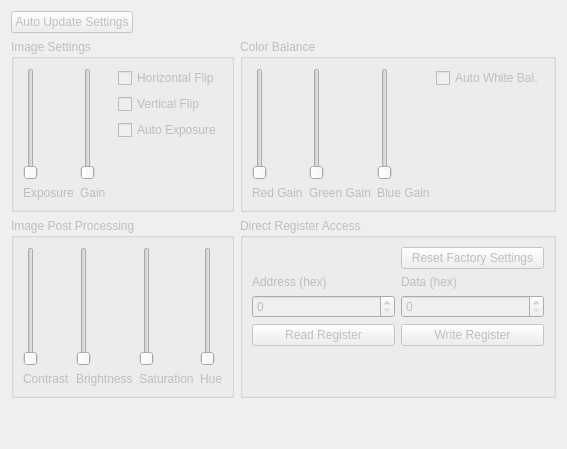
       <widget class="QWidget" name="tab_2">
        <attribute name="title">
         <string>Camera Settings</string>
        </attribute>
        <layout class="QGridLayout" name="gridLayout_5">
         <item row="1" column="1">
          <widget class="QGroupBox" name="groupBoxImageSettings">
           <property name="enabled">
            <bool>false</bool>
           </property>
           <property name="title">
            <string>Image Settings</string>
           </property>
           <layout class="QGridLayout" name="gridLayout_2">
            <item row="1" column="0">
             <widget class="QLabel" name="label_3">
              <property name="sizePolicy">
               <sizepolicy hsizetype="MinimumExpanding" vsizetype="Preferred">
                <horstretch>0</horstretch>
                <verstretch>0</verstretch>
               </sizepolicy>
              </property>
              <property name="autoFillBackground">
               <bool>false</bool>
              </property>
              <property name="text">
               <string>Exposure</string>
              </property>
              <property name="scaledContents">
               <bool>false</bool>
              </property>
              <property name="alignment">
               <set>Qt::AlignLeading|Qt::AlignLeft|Qt::AlignVCenter</set>
              </property>
              <property name="wordWrap">
               <bool>false</bool>
              </property>
             </widget>
            </item>
            <item row="0" column="6">
             <layout class="QVBoxLayout" name="verticalLayout_3">
              <item>
               <widget class="QCheckBox" name="flipHoriz">
                <property name="sizePolicy">
                 <sizepolicy hsizetype="Maximum" vsizetype="Fixed">
                  <horstretch>0</horstretch>
                  <verstretch>0</verstretch>
                 </sizepolicy>
                </property>
                <property name="text">
                 <string>Horizontal Flip</string>
                </property>
               </widget>
              </item>
              <item>
               <widget class="QCheckBox" name="flipVert">
                <property name="sizePolicy">
                 <sizepolicy hsizetype="Maximum" vsizetype="Fixed">
                  <horstretch>0</horstretch>
                  <verstretch>0</verstretch>
                 </sizepolicy>
                </property>
                <property name="text">
                 <string>Vertical Flip</string>
                </property>
               </widget>
              </item>
              <item>
               <widget class="QCheckBox" name="autoExposure">
                <property name="sizePolicy">
                 <sizepolicy hsizetype="Maximum" vsizetype="Fixed">
                  <horstretch>0</horstretch>
                  <verstretch>0</verstretch>
                 </sizepolicy>
                </property>
                <property name="text">
                 <string>Auto Exposure</string>
                </property>
               </widget>
              </item>
              <item>
               <spacer name="verticalSpacer">
                <property name="orientation">
                 <enum>Qt::Vertical</enum>
                </property>
                <property name="sizeHint" stdset="0">
                 <size>
                  <width>20</width>
                  <height>40</height>
                 </size>
                </property>
               </spacer>
              </item>
             </layout>
            </item>
            <item row="0" column="3">
             <widget class="QSlider" name="gain">
              <property name="maximum">
               <number>255</number>
              </property>
              <property name="orientation">
               <enum>Qt::Vertical</enum>
              </property>
             </widget>
            </item>
            <item row="1" column="3">
             <widget class="QLabel" name="label_13">
              <property name="sizePolicy">
               <sizepolicy hsizetype="MinimumExpanding" vsizetype="Preferred">
                <horstretch>0</horstretch>
                <verstretch>0</verstretch>
               </sizepolicy>
              </property>
              <property name="text">
               <string>Gain</string>
              </property>
             </widget>
            </item>
            <item row="0" column="0">
             <widget class="QSlider" name="exposure">
              <property name="maximum">
               <number>500000</number>
              </property>
              <property name="pageStep">
               <number>100</number>
              </property>
              <property name="orientation">
               <enum>Qt::Vertical</enum>
              </property>
             </widget>
            </item>
           </layout>
          </widget>
         </item>
         <item row="1" column="2">
          <widget class="QGroupBox" name="groupBoxColorBalance">
           <property name="enabled">
            <bool>false</bool>
           </property>
           <property name="title">
            <string>Color Balance</string>
           </property>
           <layout class="QGridLayout" name="gridLayout_4">
            <item row="0" column="1">
             <widget class="QSlider" name="greenGain">
              <property name="maximum">
               <number>63</number>
              </property>
              <property name="orientation">
               <enum>Qt::Vertical</enum>
              </property>
             </widget>
            </item>
            <item row="0" column="3">
             <widget class="QSlider" name="blueGain">
              <property name="maximum">
               <number>63</number>
              </property>
              <property name="orientation">
               <enum>Qt::Vertical</enum>
              </property>
             </widget>
            </item>
            <item row="1" column="1">
             <widget class="QLabel" name="label_6">
              <property name="sizePolicy">
               <sizepolicy hsizetype="MinimumExpanding" vsizetype="Preferred">
                <horstretch>0</horstretch>
                <verstretch>0</verstretch>
               </sizepolicy>
              </property>
              <property name="text">
               <string>Green Gain</string>
              </property>
             </widget>
            </item>
            <item row="1" column="3">
             <widget class="QLabel" name="label_7">
              <property name="sizePolicy">
               <sizepolicy hsizetype="MinimumExpanding" vsizetype="Preferred">
                <horstretch>0</horstretch>
                <verstretch>0</verstretch>
               </sizepolicy>
              </property>
              <property name="text">
               <string>Blue Gain</string>
              </property>
             </widget>
            </item>
            <item row="0" column="0">
             <widget class="QSlider" name="redGain">
              <property name="maximum">
               <number>63</number>
              </property>
              <property name="orientation">
               <enum>Qt::Vertical</enum>
              </property>
             </widget>
            </item>
            <item row="1" column="0">
             <widget class="QLabel" name="label_5">
              <property name="sizePolicy">
               <sizepolicy hsizetype="MinimumExpanding" vsizetype="Preferred">
                <horstretch>0</horstretch>
                <verstretch>0</verstretch>
               </sizepolicy>
              </property>
              <property name="text">
               <string>Red Gain</string>
              </property>
             </widget>
            </item>
            <item row="0" column="5">
             <layout class="QVBoxLayout" name="verticalLayout_10">
              <item>
               <widget class="QCheckBox" name="autoWhiteBal">
                <property name="sizePolicy">
                 <sizepolicy hsizetype="Maximum" vsizetype="Fixed">
                  <horstretch>0</horstretch>
                  <verstretch>0</verstretch>
                 </sizepolicy>
                </property>
                <property name="text">
                 <string>Auto White Bal.</string>
                </property>
               </widget>
              </item>
              <item>
               <spacer name="verticalSpacer_4">
                <property name="orientation">
                 <enum>Qt::Vertical</enum>
                </property>
                <property name="sizeHint" stdset="0">
                 <size>
                  <width>20</width>
                  <height>40</height>
                 </size>
                </property>
               </spacer>
              </item>
             </layout>
            </item>
           </layout>
          </widget>
         </item>
         <item row="2" column="1">
          <widget class="QGroupBox" name="groupBoxPostProcessing">
           <property name="enabled">
            <bool>false</bool>
           </property>
           <property name="title">
            <string>Image Post Processing</string>
           </property>
           <layout class="QGridLayout" name="gridLayout_6">
            <item row="1" column="5">
             <widget class="QSlider" name="saturation">
              <property name="maximum">
               <number>255</number>
              </property>
              <property name="orientation">
               <enum>Qt::Vertical</enum>
              </property>
             </widget>
            </item>
            <item row="3" column="5">
             <widget class="QLabel" name="label_12">
              <property name="sizePolicy">
               <sizepolicy hsizetype="MinimumExpanding" vsizetype="Preferred">
                <horstretch>0</horstretch>
                <verstretch>0</verstretch>
               </sizepolicy>
              </property>
              <property name="text">
               <string>Saturation</string>
              </property>
             </widget>
            </item>
            <item row="1" column="1">
             <widget class="QSlider" name="contrast">
              <property name="maximum">
               <number>255</number>
              </property>
              <property name="orientation">
               <enum>Qt::Vertical</enum>
              </property>
             </widget>
            </item>
            <item row="3" column="1">
             <widget class="QLabel" name="label_8">
              <property name="sizePolicy">
               <sizepolicy hsizetype="MinimumExpanding" vsizetype="Preferred">
                <horstretch>0</horstretch>
                <verstretch>0</verstretch>
               </sizepolicy>
              </property>
              <property name="text">
               <string>Contrast</string>
              </property>
             </widget>
            </item>
            <item row="1" column="2">
             <widget class="QSlider" name="brightness">
              <property name="maximum">
               <number>255</number>
              </property>
              <property name="orientation">
               <enum>Qt::Vertical</enum>
              </property>
             </widget>
            </item>
            <item row="3" column="2">
             <widget class="QLabel" name="label_4">
              <property name="sizePolicy">
               <sizepolicy hsizetype="MinimumExpanding" vsizetype="Preferred">
                <horstretch>0</horstretch>
                <verstretch>0</verstretch>
               </sizepolicy>
              </property>
              <property name="text">
               <string>Brightness</string>
              </property>
             </widget>
            </item>
            <item row="1" column="6">
             <widget class="QSlider" name="hue">
              <property name="enabled">
               <bool>false</bool>
              </property>
              <property name="orientation">
               <enum>Qt::Vertical</enum>
              </property>
             </widget>
            </item>
            <item row="3" column="6">
             <widget class="QLabel" name="label_9">
              <property name="sizePolicy">
               <sizepolicy hsizetype="MinimumExpanding" vsizetype="Preferred">
                <horstretch>0</horstretch>
                <verstretch>0</verstretch>
               </sizepolicy>
              </property>
              <property name="text">
               <string>Hue</string>
              </property>
             </widget>
            </item>
           </layout>
          </widget>
         </item>
         <item row="0" column="1" colspan="2">
          <layout class="QHBoxLayout" name="horizontalLayout_3">
           <item>
            <widget class="QPushButton" name="autoUpdateSettings">
             <property name="enabled">
              <bool>false</bool>
             </property>
             <property name="text">
              <string>Auto Update Settings</string>
             </property>
             <property name="checkable">
              <bool>true</bool>
             </property>
            </widget>
           </item>
           <item>
            <spacer name="horizontalSpacer_3">
             <property name="orientation">
              <enum>Qt::Horizontal</enum>
             </property>
             <property name="sizeHint" stdset="0">
              <size>
               <width>40</width>
               <height>20</height>
              </size>
             </property>
            </spacer>
           </item>
          </layout>
         </item>
         <item row="2" column="2">
          <widget class="QGroupBox" name="groupBoxDirectRegAccess">
           <property name="enabled">
            <bool>false</bool>
           </property>
           <property name="title">
            <string>Direct Register Access</string>
           </property>
           <layout class="QGridLayout" name="gridLayout_7">
            <item row="2" column="0">
             <widget class="QLabel" name="label_10">
              <property name="text">
               <string>Address (hex)</string>
              </property>
             </widget>
            </item>
            <item row="2" column="1">
             <widget class="QLabel" name="label_11">
              <property name="text">
               <string>Data (hex)</string>
              </property>
             </widget>
            </item>
            <item row="5" column="0" colspan="2">
             <spacer name="verticalSpacer_2">
              <property name="orientation">
               <enum>Qt::Vertical</enum>
              </property>
              <property name="sizeHint" stdset="0">
               <size>
                <width>20</width>
                <height>40</height>
               </size>
              </property>
             </spacer>
            </item>
            <item row="4" column="0">
             <widget class="QPushButton" name="readCamReg">
              <property name="text">
               <string>Read Register</string>
              </property>
             </widget>
            </item>
            <item row="4" column="1">
             <widget class="QPushButton" name="writeCamReg">
              <property name="text">
               <string>Write Register</string>
              </property>
             </widget>
            </item>
            <item row="1" column="1">
             <widget class="QPushButton" name="resetDefault">
              <property name="text">
               <string>Reset Factory Settings</string>
              </property>
             </widget>
            </item>
            <item row="3" column="0">
             <widget class="QSpinBox" name="regAddr">
              <property name="maximum">
               <number>255</number>
              </property>
              <property name="displayIntegerBase">
               <number>16</number>
              </property>
             </widget>
            </item>
            <item row="3" column="1">
             <widget class="QSpinBox" name="regData">
              <property name="maximum">
               <number>255</number>
              </property>
              <property name="displayIntegerBase">
               <number>16</number>
              </property>
             </widget>
            </item>
           </layout>
          </widget>
         </item>
         <item row="3" column="2">
          <spacer name="verticalSpacer_10">
           <property name="orientation">
            <enum>Qt::Vertical</enum>
           </property>
           <property name="sizeHint" stdset="0">
            <size>
             <width>20</width>
             <height>40</height>
            </size>
           </property>
          </spacer>
         </item>
        </layout>
       </widget>
